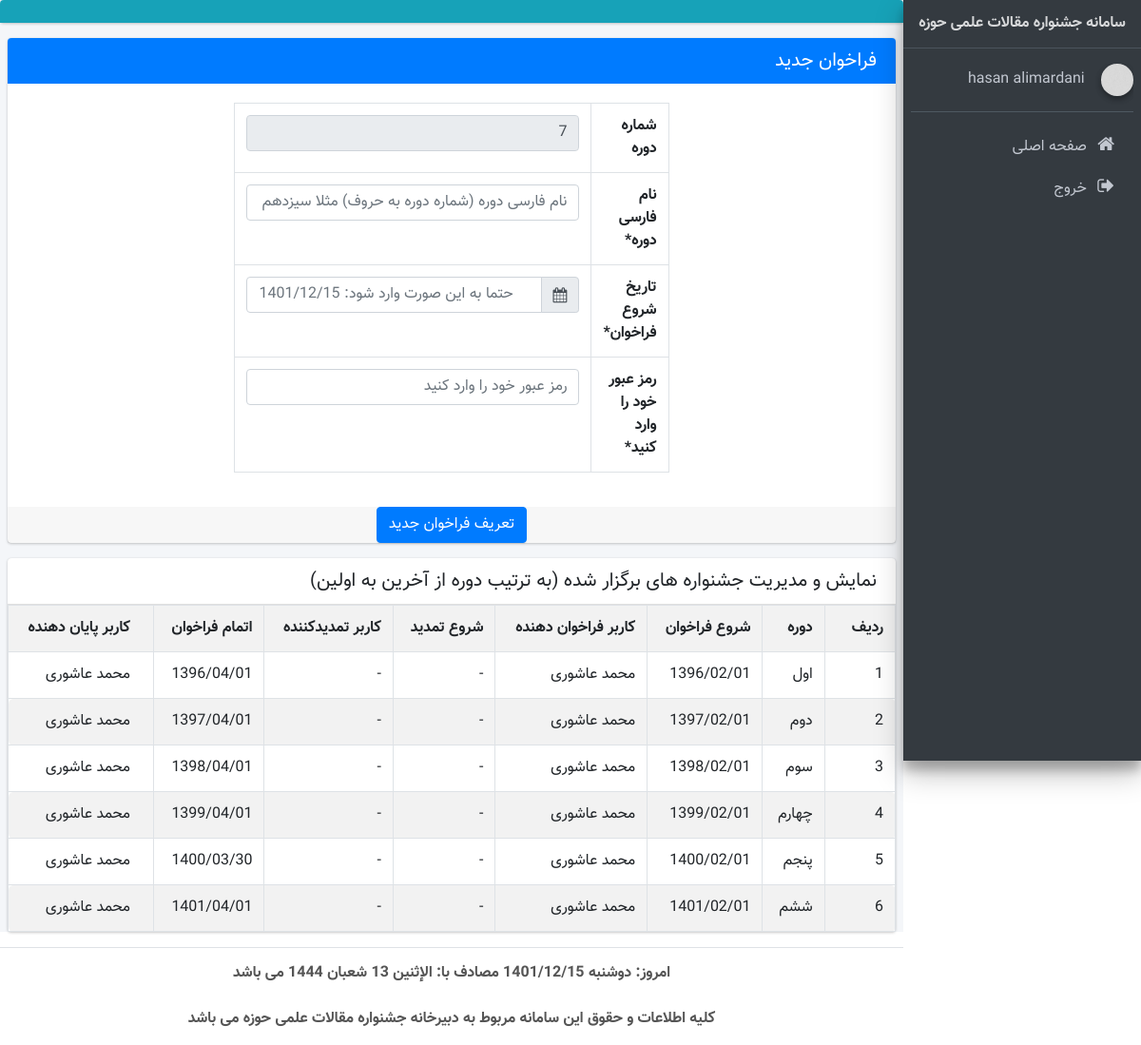
Screenshot of /festival_manager.php (signed in) with the database file from the repository.
### tables this page shows
CREATE TABLE IF NOT EXISTS `users` (
  `id` int NOT NULL AUTO_INCREMENT,
  `username` varchar(100) NOT NULL,
  `password` text NOT NULL,
  `name` varchar(100) NOT NULL,
  `family` varchar(100) NOT NULL,
  `gender` varchar(5) NOT NULL,
  `national_code` varchar(10) NOT NULL,
  `phone` varchar(11) DEFAULT NULL,
  `address` varchar(250) DEFAULT NULL,
  `bank_name` varchar(50) DEFAULT NULL,
  `date_added` varchar(25) NOT NULL,
  `edited_date` varchar(25) DEFAULT NULL,
  `shaba` varchar(24) NOT NULL,
  `bank_id` int DEFAULT NULL,
  `debit_card_id` int NOT NULL,
  `type` varchar(20) NOT NULL COMMENT '1- rater\r\n2- header\r\n3- admin\r\n4- super-admin',
  `approved` tinyint NOT NULL DEFAULT '1',
  `scientific_group` varchar(100) DEFAULT NULL,
  `registrar` varchar(100) NOT NULL,
  `editor` varchar(100) DEFAULT NULL,
  PRIMARY KEY (`id`),
  KEY `users.bank_id to bank_list.id` (`bank_id`)
);

CREATE TABLE IF NOT EXISTS `menus` (
  `id` int NOT NULL AUTO_INCREMENT,
  `subject` varchar(250) NOT NULL,
  `link` text NOT NULL,
  `icon` varchar(50) NOT NULL,
  `access` varchar(20) NOT NULL,
  `Is_Parent` tinyint NOT NULL,
  `childs` varchar(10) DEFAULT NULL,
  PRIMARY KEY (`id`)
);

CREATE TABLE IF NOT EXISTS `festival` (
  `id` int NOT NULL AUTO_INCREMENT,
  `name` varchar(100) NOT NULL,
  `start_date` varchar(25) NOT NULL,
  `starter` varchar(100) DEFAULT NULL,
  `extension_date` varchar(25) DEFAULT NULL,
  `extensioner` varchar(100) DEFAULT NULL,
  `finish_date` varchar(25) DEFAULT NULL,
  `finisher` varchar(100) DEFAULT NULL,
  `active` tinyint NOT NULL DEFAULT '1',
  PRIMARY KEY (`id`)
);

### build/php/functions.php (called while the page is built, shortened)
<?php
function last_festival_id($connection_maghalat){
    $query=mysqli_query($connection_maghalat,"select * from festival order by id desc limit 1");
    foreach ($query as $last_id){}
    return @$last_id['id'];
}

### config/jdf.php (called while the page is built, shortened)
<?php
function jdate($format,$timestamp='',$none='',$time_zone='Asia/Tehran',$tr_num='en'){
 $T_sec=0;
 $ts=$T_sec+(($timestamp==='')?time():tr_num($timestamp));
 $date=explode('_',date('H_i_j_n_O_P_s_w_Y',$ts));
 list($j_y,$j_m,$j_d)=gregorian_to_jalali($date[8],$date[3],$date[2]);
 $sl=strlen($format);
 $out='';
 for($i=0; $i<$sl; $i++){
  $sub=substr($format,$i,1);
  switch($sub){
	case'H':
	$out.=$date[0];
	break;
	case'i':
	$out.=$date[1];
	break;
	case'j':
	$out.=$j_d;
	break;
	case'l':
	$out.=jdate_words(array('rh'=>$date[7]),' ');
	break;
	case'n':
	$out.=$j_m;
	break;
	case's':
	$out.=$date[6];
	break;
	case'Y':
	$out.=$j_y;
	break;
	default:$out.=$sub;
  }
 }
 return($tr_num!='en')?tr_num($out,'fa','.'):$out;
}
function tr_num($str,$mod='en',$mf='٫'){
 $num_a=array('0','1','2','3','4','5','6','7','8','9','.');
 $key_a=array('۰','۱','۲','۳','۴','۵','۶','۷','۸','۹',$mf);
 return($mod=='fa')?str_replace($num_a,$key_a,$str):str_replace($key_a,$num_a,$str);
}
function jdate_words($array,$mod=''){
 foreach($array as $type=>$num){
  $num=(int)tr_num($num);
  switch($type){
	case'rh':
	$key=array('یکشنبه','دوشنبه','سه شنبه','چهارشنبه','پنجشنبه','جمعه','شنبه');
	$array[$type]=$key[$num];
	break;
  }
 }
 return($mod==='')?$array:implode($mod,$array);
}
function gregorian_to_jalali($gy,$gm,$gd,$mod=''){
	list($gy,$gm,$gd)=explode('_',tr_num($gy.'_'.$gm.'_'.$gd));
 $g_d_m=array(0,31,59,90,120,151,181,212,243,273,304,334);
 if($gy > 1600){
  $jy=979;
  $gy-=1600;
 }else{
  $jy=0;
  $gy-=621;
 }
 $gy2=($gm > 2)?($gy+1):$gy;
 $days=(365*$gy) +((int)(($gy2+3)/4)) -((int)(($gy2+99)/100)) +((int)(($gy2+399)/400)) -80 +$gd +$g_d_m[$gm-1];
 $jy+=33*((int)($days/12053));
 $days%=12053;
 $jy+=4*((int)($days/1461));
 $days%=1461;
 $jy+=(int)(($days-1)/365);
 if($days > 365)$days=($days-1)%365;
 if($days < 186){
  $jm=1+(int)($days/31);
  $jd=1+($days%31);
 }else{
  $jm=7+(int)(($days-186)/30);
  $jd=1+(($days-186)%30);
 }
 return($mod==='')?array($jy,$jm,$jd):$jy .$mod .$jm .$mod .$jd;
}

### config/connection.php (called while the page is built, shortened)
<?php
include_once 'jdf.php';
$year=jdate('Y');
$month=jdate('n');
$day=jdate('j');
$date=$year."/".$month."/".$day;

### festival_manager.php (the view, shortened to what this page needs)
<?php include_once __DIR__ . '/header.php'; ?>
<section class="content">
    <div class="card card-primary">
        <div class="card-header">
            <h3 class="card-title">فراخوان جدید</h3>
        </div>
        <form role="form" method="post" action="build/php/inc/New_Festival.php">
            <div class="card-body">
                <center>
                    <table style="width: 50%" class="table table-bordered">
                        <tr>
                            <th>شماره دوره</th>
                            <td>
                                <input type="number" style="width: 350px" class="form-control" id="festival_id" disabled
                                       value="<?php $last = last_festival_id($connection_maghalat);
                                       echo $last + 1; ?>">
                            </td>
                        </tr>
                        <tr>
                            <th>نام فارسی دوره*</th>
                            <td>
                                <input type="text" style="width: 350px" class="form-control" id="festival_name"
                                       placeholder="نام فارسی دوره (شماره دوره به حروف) مثلا سیزدهم"
                                       name="festival_name">
                            </td>
                        </tr>
                        <tr>
                            <th>تاریخ شروع فراخوان*</th>
                            <td>
                                <div class="input-group" style="width: 350px">
                                    <div class="input-group-prepend">
                                        <span class="input-group-text"><i class="fa fa-calendar"></i></span>
                                    </div>
                                    <input type="text" name="start_date" class="form-control ltr"
                                           data-inputmask="'alias': 'yyyy/mm/dd'" data-mask=""
                                           placeholder="حتما به این صورت وارد شود: <?php echo $date ?>">
                                </div>
                            </td>
                        </tr>
                        <tr>
                            <th>رمز عبور خود را وارد کنید*</th>
                            <td>
                                <input type="password" style="width: 350px" class="form-control" id="password"
                                       placeholder="رمز عبور خود را وارد کنید" name="password">
                            </td>
                        </tr>
                    </table>
                </center>
            </div>
            <center>
                <div class="card-footer">
                    <button name="New_Festival" type="submit" class="btn btn-primary">تعریف فراخوان جدید</button>
                </div>
            </center>
        </form>
    </div>
    <div class="row">
        <div class="col-12">
            <div class="card">
                <div class="card-header">
                    <h3 class="card-title">نمایش و مدیریت جشنواره های برگزار شده (به ترتیب دوره از آخرین به اولین)</h3>
                </div>
                <div class="card-body table-responsive p-0">
                    <table class="table table-bordered table-striped" id="myTable">
                        <tr>
                            <th>ردیف</th>
                            <th>دوره</th>
                            <th>شروع فراخوان</th>
                            <th>کاربر فراخوان دهنده</th>
                            <th>شروع تمدید</th>
                            <th>کاربر تمدیدکننده</th>
                            <th>اتمام فراخوان</th>
                            <th>کاربر پایان دهنده</th>
                        </tr>
                        <?php
                        $a = 1;
                        $SelectAllUsers = mysqli_query($connection_maghalat, "select * from festival order by id asc");
                        foreach ($SelectAllUsers as $festivals):
                            ?>
                            <tr>
                                <td><?php echo $a;
                                    $a++; ?></td>
                                <td><?php echo $festivals['name']; ?></td>
                                <td><?php echo substr($festivals['start_date'], 0, 10) ?></td>
                                <td>
                                    <?php
                                    $starter = $festivals['starter'];
                                    $query = mysqli_query($connection_maghalat, "select * from users where id='$starter'");
                                    foreach ($query as $starter) {
                                    }
                                    echo @$starter['name'] . ' ' . @$starter['family'];
                                    ?>
                                </td>
                                <td><?php echo substr($festivals['extension_date'], 0, 10) ?></td>
                                <td>
                                    <?php
                                    $extensioner = $festivals['extensioner'];
                                    if ($extensioner != '-') {
                                        $query = mysqli_query($connection_maghalat, "select name,family from users where id='$extensioner'");
                                        foreach ($query as $extensioner) {
                                        }
                                        echo $extensioner['name'] . ' ' . $extensioner['family'];
                                    } else {
                                        echo $extensioner;
                                    }
                                    ?>
                                </td>
                                <td><?php echo substr($festivals['finish_date'], 0, 10) ?></td>
                                <td>
                                    <?php
                                    $finisher = $festivals['finisher'];
                                    $query = mysqli_query($connection_maghalat, "select name,family from users where id='$finisher'");
                                    foreach ($query as $finisher) {
                                    }
                                    echo @$finisher['name'] . ' ' . @$finisher['family'];
                                    ?>
                                </td>
                            </tr>
                        <?php endforeach; ?>
                    </table>
                </div>
            </div>
        </div>
    </div>
</section>
</div>
<?php include_once __DIR__ . '/footer.php'; ?>

### header.php (shortened to what this page needs)
<?php
include_once 'config/connection.php';
include_once 'build/php/functions.php';
@$user=$_SESSION['id'];
$query=mysqli_query($connection_maghalat,"select * from users where id='$user'");
foreach ($query as $User_Info){}
?>
<!DOCTYPE html>
<html lang="en" dir="rtl">
<head>
    <link rel="stylesheet" href="plugins/font-awesome/css/font-awesome.min.css">
    <link rel="stylesheet" href="dist/css/adminlte.min.css">
    <link rel="stylesheet" href="plugins/select2/select2.min.css">
    <link rel="stylesheet" href="dist/css/bootstrap-rtl.min.css">
    <link rel="stylesheet" href="dist/css/custom-style.css">
    <link rel="stylesheet" href="https://maxcdn.bootstrapcdn.com/font-awesome/4.4.0/css/font-awesome.min.css">
    <link rel="stylesheet" href="plugins/daterangepicker/daterangepicker-bs3.css">
    <link rel="stylesheet" href="plugins/iCheck/all.css">
    <link rel="stylesheet" href="plugins/colorpicker/bootstrap-colorpicker.min.css">
    <link rel="stylesheet" href="plugins/timepicker/bootstrap-timepicker.min.css">
    <link rel="stylesheet" href="dist/css/persian-datepicker.min.css">
    <link rel="stylesheet" type="text/css" href="/bower_components/select2/dist/css/select2.min.css">
    <link rel="stylesheet" href="plugins/timepicker/bootstrap-timepicker.min.css">
    <link rel="stylesheet" href="dist/css/bootstrap-rtl.min.css">
    <link rel="stylesheet" href="dist/css/custom-style.css">
</head>
<body class="hold-transition sidebar-mini">
<div class="wrapper">
    <aside class="main-sidebar sidebar-dark-primary elevation-4">
        <a href="index.php" class="brand-link">
            <center>
                <span class="brand-text font-weight-bold">سامانه جشنواره مقالات علمی حوزه</span>
            </center>
        </a>
        <div class="sidebar">
            <div>
                <div class="user-panel mt-3 pb-3 mb-3 d-flex">
                    <div class="image">
                        <img src="dist/img/boxed-bg.jpg" class="img-circle elevation-2" alt="User Image">
                    </div>
                    <div class="info">
                        <a href="#" class="d-block">
                            <?php echo $User_Info['name'].' '.$User_Info['family'] ?>
                        </a>
                    </div>
                </div>
                <?php include_once __DIR__.'/menus.php'; ?>
            </div>
        </div>
    </aside>
    <div class="content-wrapper">
        <div class="card card-info">
            <div class="card-header">
            </div>
        </div>

### menus.php (shortened to what this page needs)
<nav class="mt-2">
    <ul class="nav nav-pills nav-sidebar flex-column" data-widget="treeview" role="menu" data-accordion="false">
        <?php
        $type = $_SESSION['head'];
        $query = mysqli_query($connection_maghalat, "select * from menus where access like '%$type%'");
        foreach ($query as $menus) {
            if ($menus['Is_Parent'] == 0) {
                ?>
                <li class="nav-item">
                    <a href="<?php echo $menus['link'] ?>"
                       class="nav-link <?php $self = explode('/', $_SERVER['PHP_SELF']);
                       $self = end($self);
                       if ($self == $menus['link']) {
                           echo 'active';
                       } ?>">
                        <i class="fa <?php echo $menus['icon'] ?> nav-icon"></i>
                        <p><?php echo $menus['subject'] ?></p>
                    </a>
                </li>
                <?php
            }
        }
        ?>
    </ul>
</nav>

### rows the page displays
users: name "hasan", family "alimardani"
menus: subject "صفحه اصلی"
menus: subject "خروج"
festival: id "7", name "ششم", start_date "1401/02/01", extension_date "-", extensioner "-", finish_date "1401/04/01"
festival: name "اول", start_date "1396/02/01", users.name "محمد", users.family "عاشوری", extension_date "-", extensioner "-", finish_date "1396/04/01"
festival: name "دوم", start_date "1397/02/01", extension_date "-", extensioner "-", finish_date "1397/04/01"
users: name "محمد", family "عاشوری"
festival: name "سوم", start_date "1398/02/01", extension_date "-", extensioner "-", finish_date "1398/04/01"
festival: name "چهارم", start_date "1399/02/01", extension_date "-", extensioner "-", finish_date "1399/04/01"
festival: name "پنجم", start_date "1400/02/01", extension_date "-", extensioner "-", finish_date "1400/03/30"

### other values shown
$date "دوشنبه 1401/12/15"
$arabic_date "الإثنين 13 شعبان 1444"
